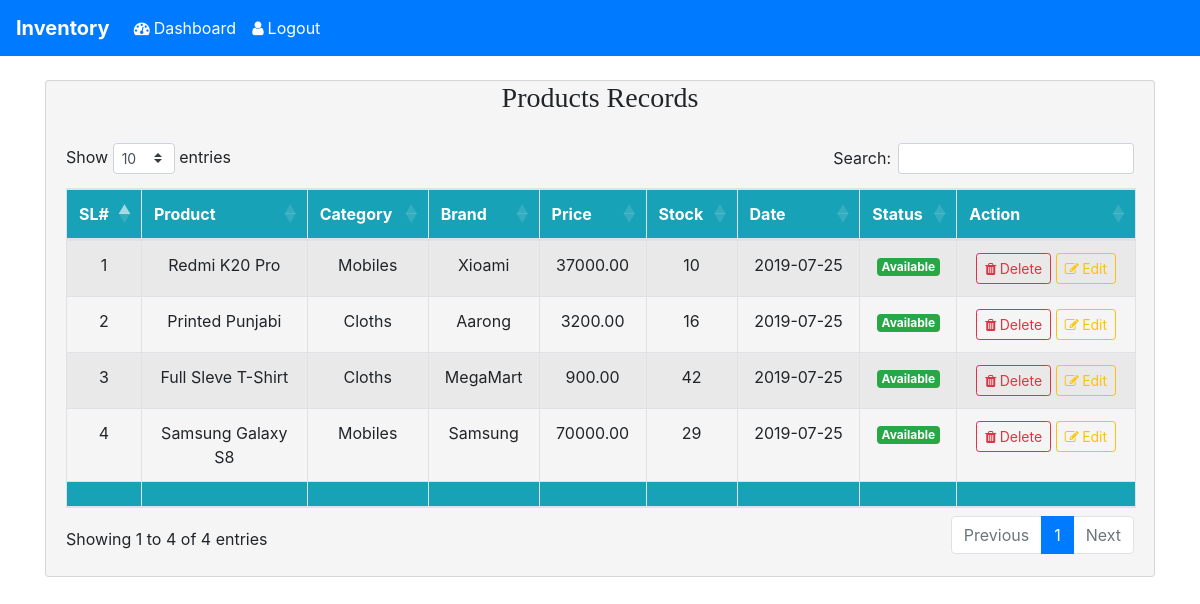
The page /inventory/manage_products.php (signed in) on the database as committed earlier.
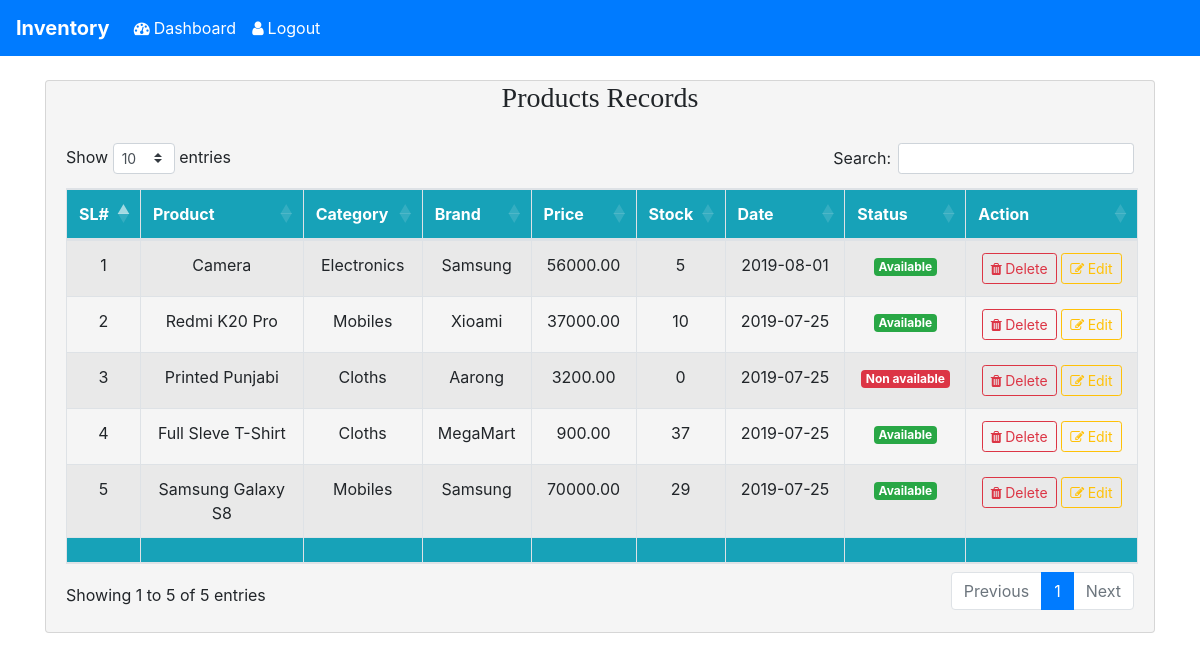
The same page on the database as committed later.
### tables this page shows
CREATE TABLE `product` (
  `pId` int(11) NOT NULL,
  `cId` int(11) NOT NULL,
  `bId` int(11) NOT NULL,
  `product_name` varchar(100) NOT NULL,
  `product_price` double(10,2) NOT NULL,
  `product_stock` int(11) NOT NULL,
  `date` varchar(255) NOT NULL,
  `status` varchar(100) NOT NULL COMMENT 'Available=1 & Non_available=0'
);

CREATE TABLE `category` (
  `catId` int(11) NOT NULL,
  `category_name` varchar(255) NOT NULL,
  `status` varchar(100) NOT NULL
);

CREATE TABLE `brand` (
  `bId` int(11) NOT NULL,
  `brand_name` varchar(100) NOT NULL,
  `status` varchar(100) NOT NULL
);

### inventory/lib/Database.php (called while the page is built, shortened)
<?php
Class Database {
    public $host = DB_HOST;
    public $user = DB_USER;
    public $pass = DB_PASS;
    public $dbname = DB_NAME;
    public $link;
    private function connectDB() {
        $this->link = new mysqli($this->host, $this->user, $this->pass, $this->dbname);
    }
    public function select($query) {
        $result = $this->link->query($query) or die($this->link->error . __LINE__);
        if ($result->num_rows>0) {
            return $result;
        } else {
            return false;
        }
    }
}

### inventory/classes/Product.php (called while the page is built, shortened)
<?php
$filepath = realpath(dirname(__FILE__));
include_once ($filepath . '/../lib/Database.php');
class Product {
    private $db;
    public function __construct() {
        $this->db = new Database();
    }
    public function getAllProduct(){
           $query = "SELECT p.*,c.category_name,b.brand_name
                     FROM product as p,category as c,brand as b
                     WHERE p.cId = c.catId AND p.bId = b.bId
                     ORDER BY p.pId DESC";
        $result = $this->db->select($query);
        return $result;
    }
}

### inventory/manage_products.php (the view, shortened to what this page needs)
<?php
if(!isset($_SESSION['userlogin'])){
    header('location: index.php');
}else{
    include_once ("classes/Product.php");
    $pr = new Product();
    $products = $pr->getAllProduct();
?>
<!DOCTYPE html>
<html>
    <head>
        <link rel="stylesheet" href="https://stackpath.bootstrapcdn.com/bootstrap/4.3.1/css/bootstrap.min.css">
        <link rel="stylesheet" type="text/css" href="https://stackpath.bootstrapcdn.com/font-awesome/4.7.0/css/font-awesome.min.css"/>
        <link rel="stylesheet" href="https://cdn.datatables.net/1.10.19/css/dataTables.bootstrap4.min.css">
     </head>
     <body>
         <?php include_once("templates/header.php");?>
         <br>
         <div class="container">
             <div class="row">
                 <div class="col-md-12">
                     <div class="card" style="background-color: whitesmoke;">
                         <h3 class="text-center" style="font-family: cursive">Products Records</h3>
                         <div class="card-body">
            <table class="table table-striped table-bordered table-condensed table-hover text-center" id="example">
             <thead>
                 <tr class="badge-info text-center">
                     <td><b>SL#</b></td>
                     <td><b>Product</b></td>
                     <td><b>Category</b></td>
                     <td><b>Brand</b></td>
                     <td><b>Price</b></td>
                     <td><b>Stock</b></td>
                     <td><b>Date</b></td>
                     <td><b>Status</b></td>
                     <td><b>Action</b></td>
                 </tr>
             </thead>
             <tbody>
             <?php
             if($products){
             $i = 0;
             while ($result = $products->fetch_assoc()) {
             $i++;
             ?>
            <tr class="delete_pro<?php echo $result['pId']; ?>">
                <td><?php echo $i;?></td>
                <td><?php echo $result['product_name']; ?></td>
                <td><?php echo $result['category_name']; ?></td>
                <td><?php echo $result['brand_name']; ?></td>
                <td><?php echo $result['product_price']; ?></td>
                <td><?php echo $result['product_stock']; ?></td>
                <td><?php echo $result['date']; ?></td>
                <td>
                    <?php if($result['status']==0) {?>
                    <a href="#" class="badge badge-danger">Non available</a>
                    <?php }else{ ?>
                    <a href="#" class="badge badge-success">Available</a>
                    <?php } ?>
                </td>
                <td>
                    <a href="#" did="<?php echo $result['pId']; ?>" class="btn btn-sm btn-outline-danger"><i class="fa fa-trash">&nbsp;</i>Delete</a>
                    <a href="#" data-toggle="modal" data-target="#update_product" eid="<?php echo $result['pId']; ?>" class="btn btn-outline-warning btn-sm edit_pr"><i class="fa fa-edit">&nbsp;</i>Edit</a>
                </td>
            </tr>
             <?php }} ?>
             </tbody>
             <tfoot>
                 <tr class="badge-info text-center">
                     <td></td>
                     <td></td>
                     <td></td>
                     <td></td>
                     <td></td>
                     <td></td>
                     <td></td>
                     <td></td>
                     <td></td>
                 </tr>
             </tfoot>
         </table>
                         </div>
                     </div>
                 </div>
             </div>
         </div>
     </body>
</html>
<?php }?>

Rows that differ between the two databases and show on the page:
added product: product_name "Camera", category.category_name "Electronics", bId.brand_name "Samsung", product_price "56000.00", product_stock "5", date "2019-08-01", status "Available"
changed product "Printed Punjabi": product_stock "16" → "0"; status "Available" → "Non available"
changed product "Full Sleve T-Shirt": product_stock "42" → "37"
Other text that changed with them:
text written by a page script: "Show entries Search: Showing 1 to 4 of 4 entries Previous 1 Next" → "Show entries Search: Showing 1 to 5 of 5 entries Previous 1 Next"
